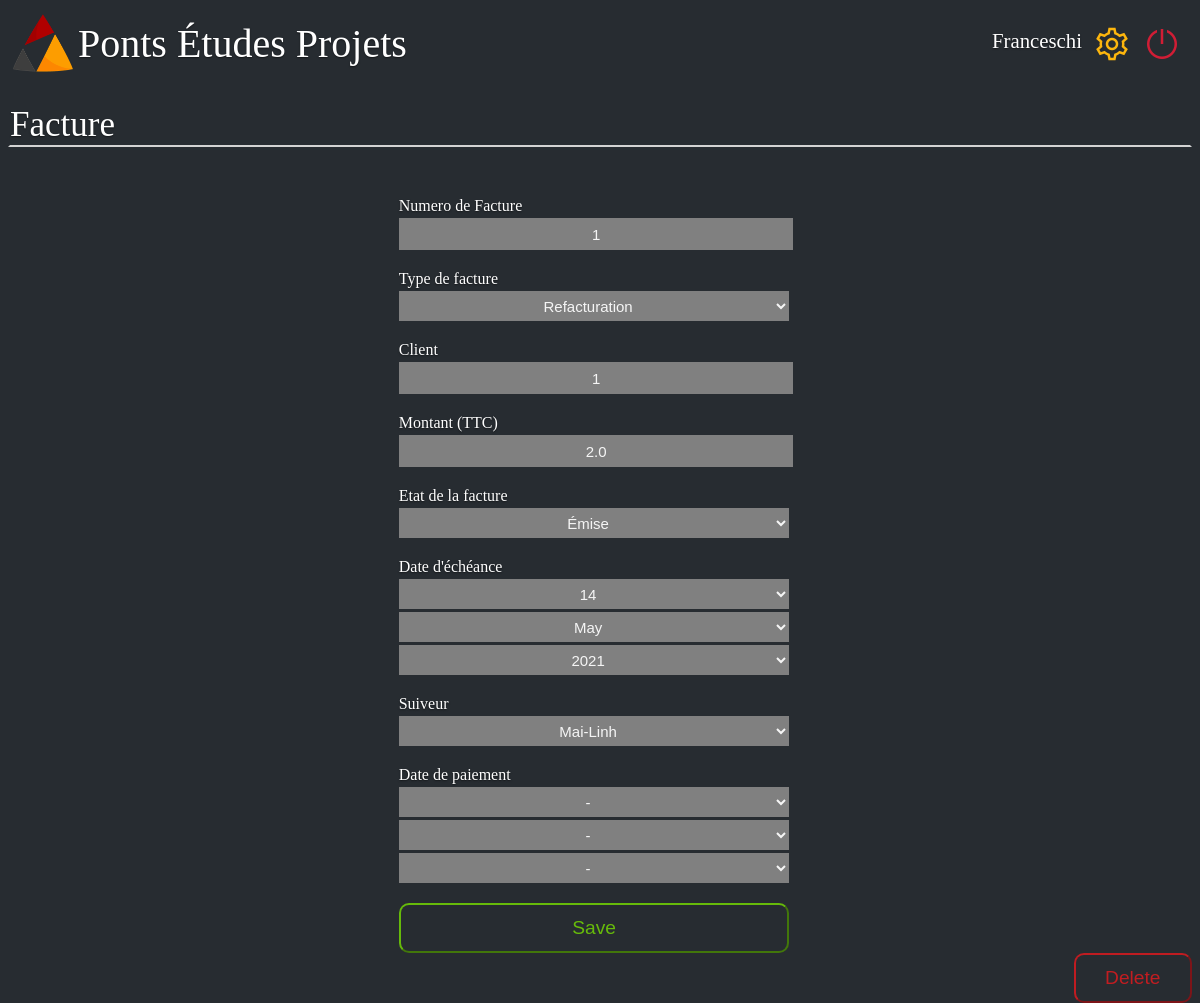
Page /tresoreie/Franceschi/5/modify on the earlier database version.
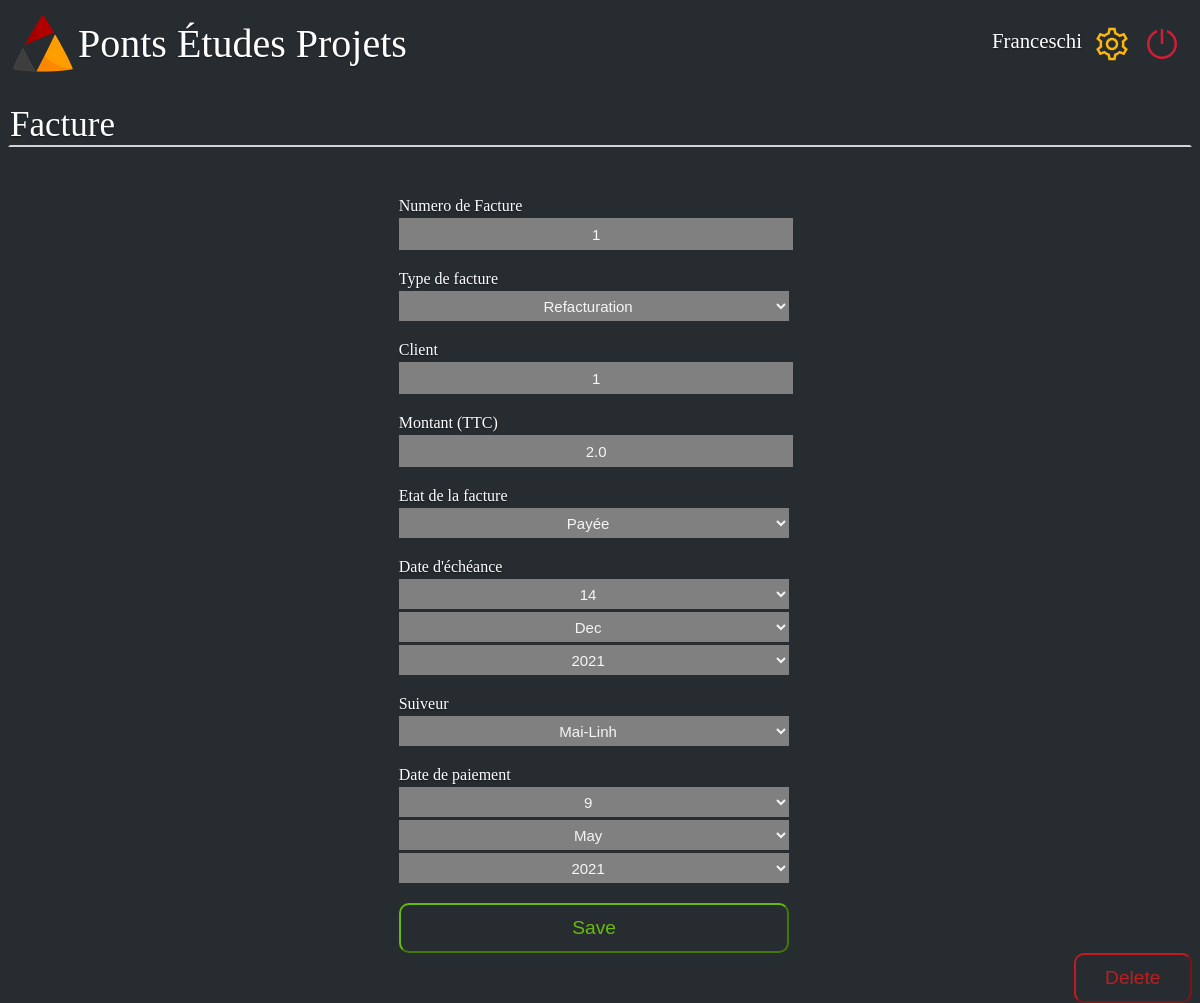
Same page on the later database version.
### web/site.py (models this page shows, shortened)
class db_factures(db.Model):
    _id = db.Column("id", db.Integer, primary_key= True)
    numero = db.Column(db.String(100))
    Type = db.Column(db.String(100))
    client = db.Column(db.String(100))
    montant= db.Column(db.Float)
    etat = db.Column(db.String(100))
    date_echeance = db.Column(db.String(100))
    date_paiement = db.Column(db.String(100))
    suiveur = db.Column(db.String(100))
    retard = db.Column(db.Boolean)

### web/site.py (the view, shortened to what this page needs)
@app.route('/tresoreie/<name>/<int:id>/modify', methods=["GET","POST"])
def modify(name,id):
    facture = db_factures.query.get(id)
    date= facture.date_echeance
    if int(date[0:2])<10:
        taille_date=1
    else:
        taille_date=2
    jour_e = date[0:2]
    mois_e = date[taille_date+1:taille_date+4]
    annee_e = date[taille_date+5::]
    date= facture.date_paiement
    if "-" not in date:
        if int(date[0:2])<10:
            taille_date=1
        else:
            taille_date=2
        jour_p = date[0:2]
        mois_p = date[taille_date+1:taille_date+4]
        annee_p = date[taille_date+5::]
    else:
        jour_p= "-"
        mois_p= "-"
        annee_p= "-"
    return render_template('delete.html',name=name,facture=facture, jour_e=jour_e, mois_e=mois_e,annee_e=annee_e,jour_p=jour_p,mois_p=mois_p, annee_p=annee_p)

### web/templates/delete.html (shortened to what the changed rows need)
<!DOCTYPE html>
<html>
    <head>
        <link rel="stylesheet" href={{ url_for('static', filename='style_delete3.css') }}/>
    </head>
    <body>
        <form class="form-signin" method="post">
            <div class="facture">
                <div class="debut1">
                    <label for="input_numero">Numero de Facture</label>
                    <br>
                    <input name="_numero"  id="input_numero" class="form-numero" required="required" value = {{facture.numero}} />
                </div>
                <div class="form-label-group">
                    <label for="input_type">Type de facture </label>
                    <br>
                    <select name="_type"  id="input_type" class="form-mdp"  required="required" >
                        <option >{{facture.Type}}</option>
                    </select>
                </div>
                <div>
                    <label for="input_numero">Client</label>
                    <br>
                    <input name="_client" id="input_client" class="form-client"  required="required" value = {{facture.client}} />
                </div>
                <div>
                    <label for="input_numero">Montant (TTC)</label>
                    <br>
                    <input name="_montant" id="input_montant" class="form-montant"  required="required" value = {{facture.montant}} />
                </div>
                <div>
                    <label for="Etat">Etat de la facture</label>
                    <br>
                    <select name= "_etat" class="form-etat"  required="required" id="Etat">
                        <option>{{facture.etat}}</option>
                    </select>
                </div>
                <div class="date d'échéance">
                    <label for="date">Date d'échéance</label>
                    <br>
                    <select name="_date_j" id="date" class="form-jour" required="required">
                        <option></option>
                    </select>
                    <select name="_date_m"  class="form-mois" required="required" >
                        <option>{{mois_e}}</option>
                    </select>
                    <select name="_date_y"  class="form-année" required="required" >
                        <option>{{annee_e}}</option><option>2020</option> <option>2021</option>
                    </select>
                </div>
                <div>
                    <label for="input_suiveur"> Suiveur </label>
                    <br>
                    <select name="_suiveur" id="input_suiveur" class="form-suiveur" required="required" >
                        <option>{{facture.suiveur}}</option>
                    </select>
                </div>
                <div class="date de paiement">
                    <label for="date">Date de paiement</label>
                    <br>
                    <select name="_date_j_p" id="date" class="form-jour" required="required">
                        <option>{{jour_p}}</option>
                    </select>
                    <select name="_date_m_p"  class="form-mois"  >
                        <option>{{mois_p}}</option>
                    </select>
                    <select name="_date_y_p"  class="form-année" >
                        <option>{{annee_p}}</option><option>2020</option> <option>2021</option>
                    </select>
                </div>
            </div>
        </form>
    </body>
</html>

Differences in the rows shown:
changed db_factures "Refacturation": _etat "Émise" → "Payée"
Other differences:
form field _date_m: "May" → "Dec"
form field _date_j_p: "-" → "9"
form field _date_m_p: "-" → "May"
form field _date_y_p: "-" → "2021"
